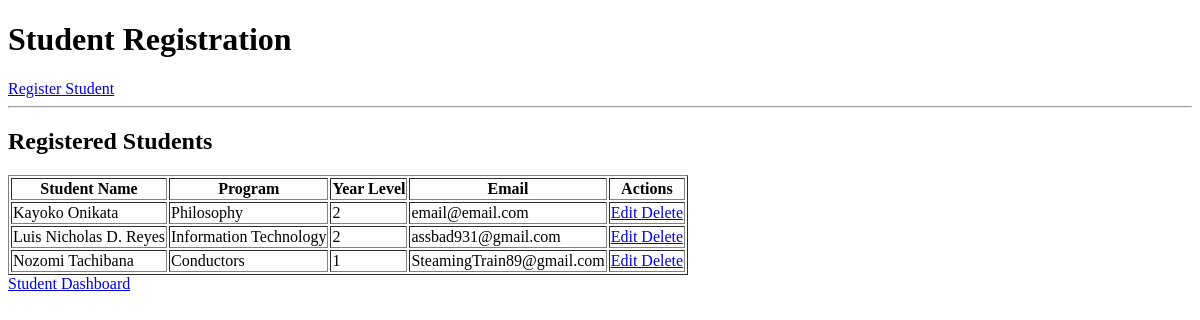
Page /registration/ on the earlier database version.
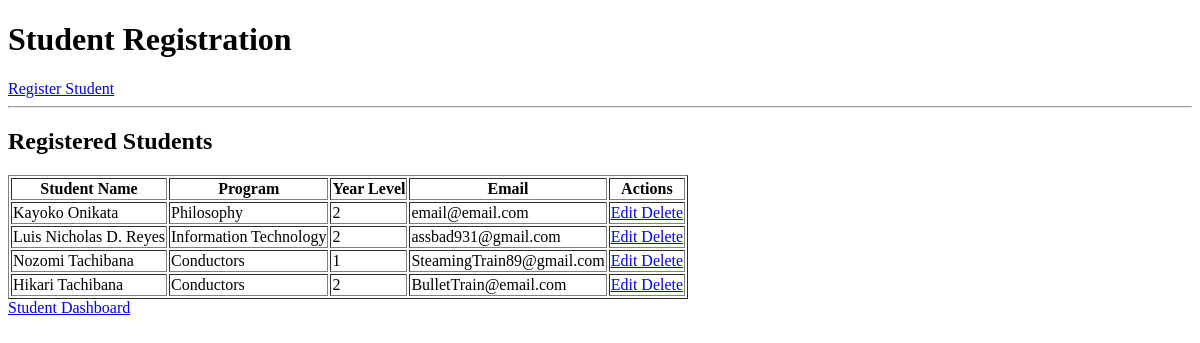
Same page on the later database version.
### registration/models.py (models this page shows, shortened)
class Student(models.Model):
    student_name = models.CharField(max_length=100)
    program = models.CharField(max_length=100)
    year_level = models.IntegerField()
    email = models.EmailField()

### registration/views.py (the view)
# urls.py: path('', views.student_list, name='student_list'),
def student_list(request):
    students = Student.objects.all()
    return render(
        request,
        'registration/student_list.html',
        {'students': students}
    )

### registration/templates/registration/student_list.html (shortened to what this page needs)
<!DOCTYPE html>
<html>
<head>
</head>
<body>
    <h1>Student Registration</h1>
    <a href="{% url 'student_create' %}">
        Register Student
    </a>
    <hr>
    <h2>Registered Students</h2>
    {% if students %}
        <table border="1">
            <tr>
                <th>Student Name</th>
                <th>Program</th>
                <th>Year Level</th>
                <th>Email</th>
                <th>Actions</th>
            </tr>
            {% for student in students %}
            <tr>
                <td>{{ student.student_name }}</td>
                <td>{{ student.program }}</td>
                <td>{{ student.year_level }}</td>
                <td>{{ student.email }}</td>
                <td>
                    <a href="{% url 'student_update' student.pk %}">
                        Edit
                    </a>
                    <a href="{% url 'student_delete' student.pk %}">
                        Delete
                    </a>
                </td>
            </tr>
            {% endfor %}
        </table>
    {% else %}
        <p>No registered students yet.</p>
    {% endif %}
    <a href="{% url 'student_dashboard' %}">
        Student Dashboard
    </a>
</body>
</html>

Differences in the rows shown:
added Student: student_name "Hikari Tachibana", program "Conductors", year_level "2", email "BulletTrain@email.com"
